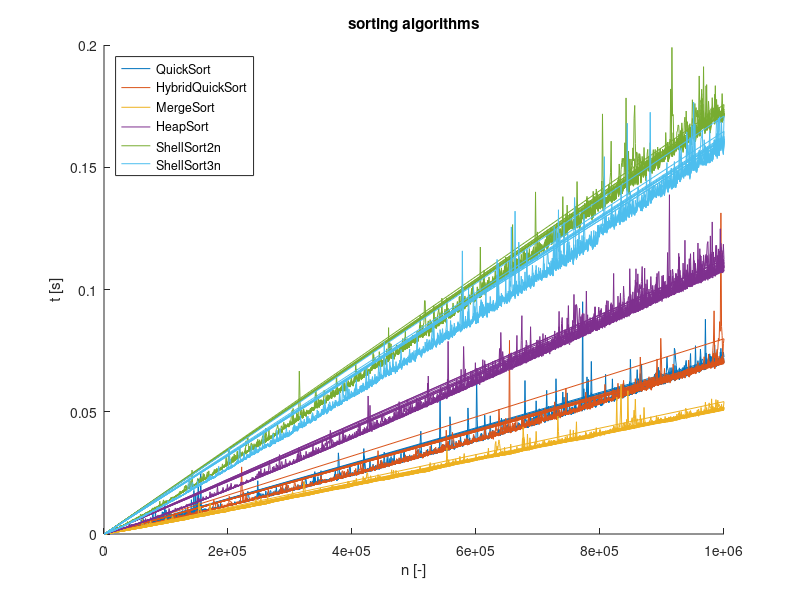

Reproduce this figure in MATLAB.
clear;clc;close all;

fid=fopen('quicksort.txt');
data=textscan(fid,'%d %f');
fclose(fid);
x=data{1};
quicksort_y=data{2};

fid=fopen('hybridquicksort.txt');
data=textscan(fid,'%d %f');
fclose(fid);
hybridquicksort_y=data{2};

fid=fopen('mergesort.txt');
data=textscan(fid,'%d %f');
fclose(fid);
mergesort_y=data{2};


fid=fopen('heapsort.txt');
data=textscan(fid,'%d %f');
fclose(fid);
heapsort_y=data{2};

fid=fopen('shellsort_2n.txt');
data=textscan(fid,'%d %f');
fclose(fid);
shellsort2n_y=data{2};

fid=fopen('shellsort_3n.txt');
data=textscan(fid,'%d %f');
fclose(fid);
shellsort3n_y=data{2};


figure;
title('sorting algorithms');
xlabel('n [-]');
ylabel('t [s]');
hold on;
plot(x, quicksort_y);
plot(x, hybridquicksort_y);
plot(x, mergesort_y);
plot(x, heapsort_y);
plot(x, shellsort2n_y);
plot(x, shellsort3n_y);

legend('QuickSort', 'HybridQuickSort', 'MergeSort','HeapSort', 'ShellSort2n', 'ShellSort3n','Location','northwest');
hold off;